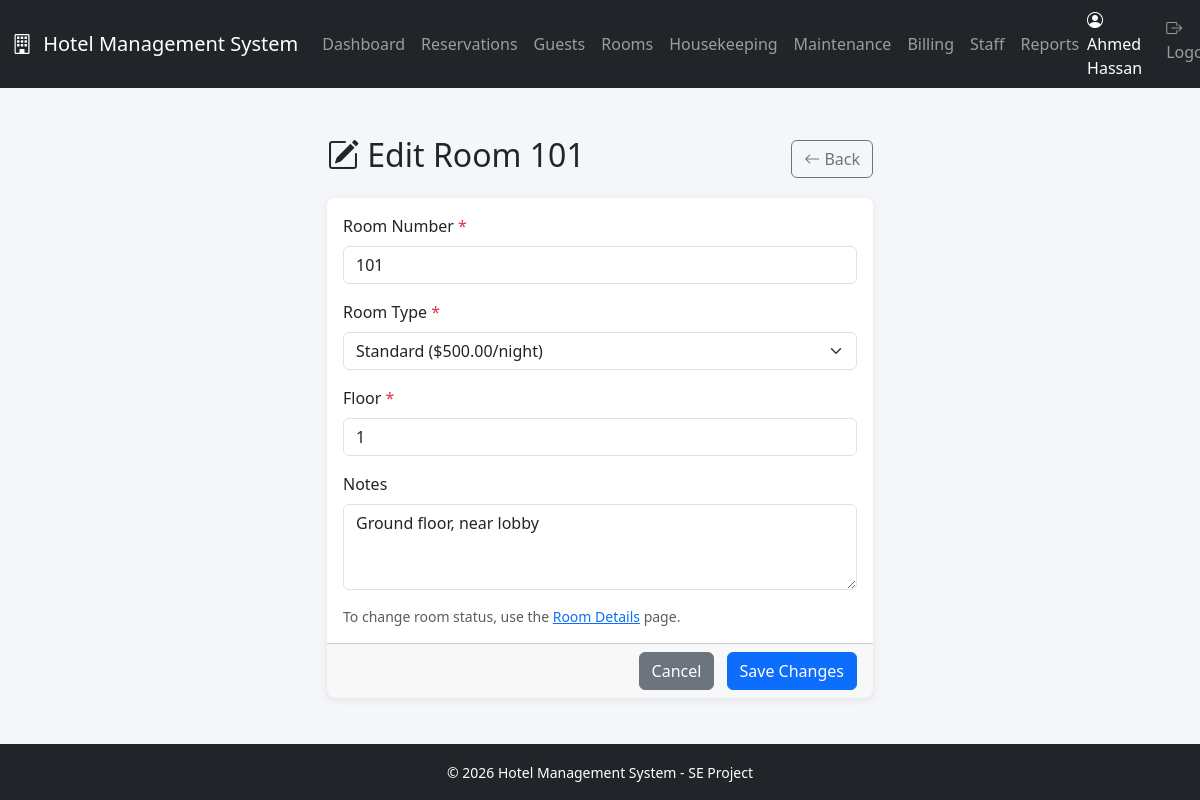
The page /rooms/edit/1 (signed in) on the database its author committed.
### tables this page shows
CREATE TABLE rooms (
    id            INT UNSIGNED AUTO_INCREMENT PRIMARY KEY,
    room_type_id  INT UNSIGNED NOT NULL,
    room_number   VARCHAR(10)  NOT NULL UNIQUE,
    floor         TINYINT UNSIGNED NOT NULL,
    status        ENUM('available','occupied','dirty','cleaning','inspecting','out_of_order') NOT NULL DEFAULT 'available',
    notes         TEXT,
    created_at    TIMESTAMP DEFAULT CURRENT_TIMESTAMP,
    updated_at    TIMESTAMP DEFAULT CURRENT_TIMESTAMP ON UPDATE CURRENT_TIMESTAMP,
    CONSTRAINT fk_rooms_type FOREIGN KEY (room_type_id) REFERENCES room_types(id)
);

CREATE TABLE room_types (
    id          INT UNSIGNED AUTO_INCREMENT PRIMARY KEY,
    name        VARCHAR(100) NOT NULL UNIQUE,    
    description TEXT,
    base_price  DECIMAL(10,2) NOT NULL,
    capacity    TINYINT UNSIGNED NOT NULL DEFAULT 2
);

### core/Controller.php (called while the page is built, shortened)
<?php
class Controller
{
    protected function view(string $viewPath, array $data = []): void
    {
        extract($data);
        $file = VIEW_PATH . '/' . $viewPath . '.php';
        require $file;
    }
}
?>

### app/controllers/RoomsController.php (called while the page is built, shortened)
<?php
class RoomsController extends Controller
{
    public function edit($id)
    {
        $room     = new Room();
        $roomData = $room->find($id);
        $roomType  = new RoomType();
        $roomTypes = $roomType->all();
        $this->view('rooms/edit', [
            'room'      => $roomData,
            'roomTypes' => $roomTypes,
        ]);
    }
}

### index.php (called while the page is built, shortened)
<?php
require_once CORE_PATH . '/Database.php';
require_once CORE_PATH . '/Model.php';
require_once CORE_PATH . '/Controller.php';
$router = new Router();
$router->dispatch();

### core/Database.php (called while the page is built, shortened)
<?php
class Database
{
    private static $instance = null;
    public static function getConnection()
    {
        if (self::$instance === null) {
            self::$instance = mysqli_connect(DB_HOST, DB_USER, DB_PASS, DB_NAME);
            mysqli_set_charset(self::$instance, DB_CHARSET);
        }
        return self::$instance;
    }
}

### core/Model.php (called while the page is built, shortened)
<?php
class Model
{
    public function __construct()
    {
        $this->db = Database::getConnection();
    }
}

### app/models/Room.php (called while the page is built, shortened)
<?php
class Room extends Model
{
    public function find($id)
    {
        $stmt = mysqli_prepare(
            $this->db,
            "SELECT rooms.*,
                    room_types.name        AS type_name,
                    room_types.base_price  AS base_price,
                    room_types.description AS type_description
             FROM   rooms
             JOIN   room_types ON rooms.room_type_id = room_types.id
             WHERE  rooms.id = ?
             LIMIT  1"
        );
        mysqli_stmt_bind_param($stmt, 'i', $id);
        mysqli_stmt_execute($stmt);
        $result = mysqli_stmt_get_result($stmt);
        return mysqli_fetch_assoc($result);
    }
}

### app/models/RoomType.php (called while the page is built, shortened)
<?php
class RoomType extends Model
{
    public function all()
    {
        $stmt = mysqli_prepare($this->db, "SELECT * FROM room_types ORDER BY base_price ASC");
        mysqli_stmt_execute($stmt);
        $result = mysqli_stmt_get_result($stmt);
        return mysqli_fetch_all($result, MYSQLI_ASSOC);
    }
}

### app/views/rooms/edit.php (the view, shortened to what this page needs)
<div class="container mt-4">
    <div class="row justify-content-center">
        <div class="col-md-6">
            <div class="d-flex justify-content-between align-items-center mb-3">
                <h2><i class="bi bi-pencil-square"></i> Edit Room <?= htmlspecialchars($room['room_number']) ?></h2>
                <a href="<?= APP_URL ?>/rooms/show/<?= $room['id'] ?>"
                   class="btn btn-outline-secondary"><i class="bi bi-arrow-left"></i> Back</a>
            </div>
            <form method="POST" action="<?= APP_URL ?>/rooms/update/<?= $room['id'] ?>">
                <div class="card">
                    <div class="card-body">
                        <div class="mb-3">
                            <label class="form-label">Room Number <span class="text-danger">*</span></label>
                            <input type="text" name="room_number" class="form-control" required
                                   value="<?= htmlspecialchars($room['room_number']) ?>">
                        </div>
                        <div class="mb-3">
                            <label class="form-label">Room Type <span class="text-danger">*</span></label>
                            <select name="room_type_id" class="form-select" required>
                                <?php foreach ($roomTypes as $type): ?>
                                    <option value="<?= $type['id'] ?>"
                                        <?= ($type['id'] == $room['room_type_id']) ? 'selected' : '' ?>>
                                        <?= htmlspecialchars($type['name']) ?>
                                        ($<?= number_format($type['base_price'], 2) ?>/night)
                                    </option>
                                <?php endforeach; ?>
                            </select>
                        </div>
                        <div class="mb-3">
                            <label class="form-label">Floor <span class="text-danger">*</span></label>
                            <input type="number" name="floor" class="form-control"
                                   min="1" required
                                   value="<?= (int)$room['floor'] ?>">
                        </div>
                        <div class="mb-3">
                            <label class="form-label">Notes</label>
                            <textarea name="notes" class="form-control" rows="3"
                            ><?= htmlspecialchars($room['notes'] ?? '') ?></textarea>
                        </div>
                        <p class="text-muted small mb-0">
                            To change room status, use the
                            <a href="<?= APP_URL ?>/rooms/show/<?= $room['id'] ?>">Room Details</a> page.
                        </p>
                    </div>
                    <div class="card-footer text-end">
                        <a href="<?= APP_URL ?>/rooms/show/<?= $room['id'] ?>"
                           class="btn btn-secondary me-2">Cancel</a>
                        <button type="submit" class="btn btn-primary">Save Changes</button>
                    </div>
                </div>
            </form>
        </div>
    </div>
</div>
<?php
require VIEW_PATH . '/layouts/main.php';
?>

### public/assets/css/style.css (style rules this page uses)
body { font-family: 'Segoe UI', Tahoma, Geneva, Verdana, sans-serif; background-color: #f4f6f9; min-height: 100vh; display: flex; flex-direction: column; }
.card { border: none; border-radius: 8px; box-shadow: 0 2px 8px rgba(0,0,0,0.08); }

### rows shown on the page
rooms: room_number "101", room_type_id "Standard ($500.00/night)", floor "1", notes "Ground floor, near lobby"

### other values the page prints
APP_NAME "Hotel Management System"
$currentUserName "Ahmed Hassan"
